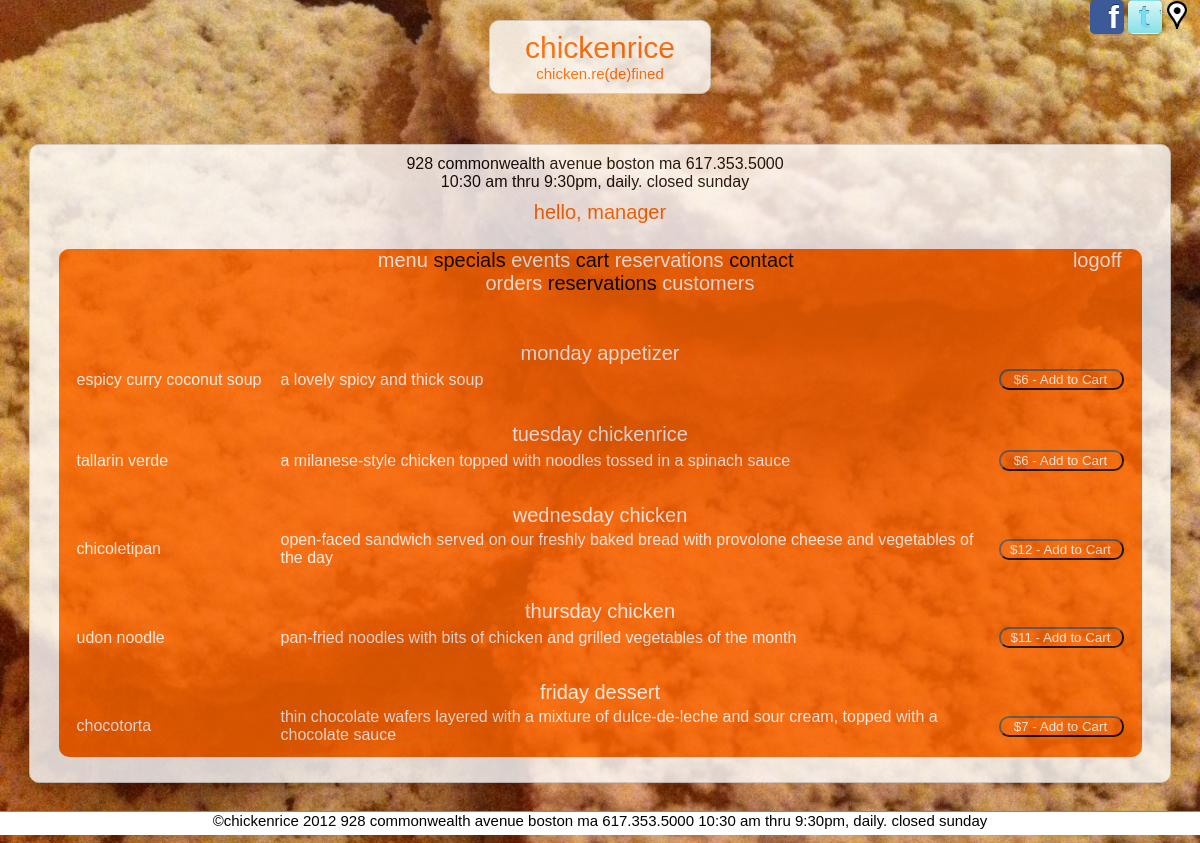
The app's page /specials/index.php (signed in) with its own data.
### tables this page shows
CREATE TABLE IF NOT EXISTS `menu` (
  `id` int(10) NOT NULL AUTO_INCREMENT,
  `menuType` int(10) NOT NULL,
  `foodItem` int(10) NOT NULL,
  `price` int(5) NOT NULL,
  `cost` int(5) NOT NULL,
  `specialDay` varchar(1) NULL,
  PRIMARY KEY (`id`),
  KEY `menuType` (`menuType`),
  KEY `foodItem` (`foodItem`)
);

CREATE TABLE IF NOT EXISTS `menutype` (
  `id` int(10) NOT NULL AUTO_INCREMENT,
  `name` varchar(25) NOT NULL,
  PRIMARY KEY (`id`)
);

CREATE TABLE IF NOT EXISTS `food` (
  `id` int(10) NOT NULL AUTO_INCREMENT,
  `name` varchar(25) NOT NULL,
  `description` varchar(255) NOT NULL,
  `isVegetarian` varchar(1) NOT NULL DEFAULT 'N',
  `imageName` varchar(255) NULL,
  PRIMARY KEY (`id`)
);

### model/database.php (called while the page is built, shortened)
<?php
class Database {
	private static $dsn = 'mysql:host=localhost;dbname=chickenrice';
	private static $username = 'chickenrice';
	private static $password = 'password';
	private static $db;
	public static function getDB () {
		if (!isset(self::$db)) {
			try {
				self::$db = new PDO(self::$dsn,
						self::$username,
						self::$password);
			} catch (PDOException $e) {
				$error_message = $e->getMessage();
				include('../errors/database_error.php');
				exit();
			}
		}
		return self::$db;
	}
}
?>

### model/menu.php (called while the page is built, shortened)
<?php
class Menu{
	private $menuId;
	private $menuType;
	private $foodName;
	private $description;
	private $price;
	private $specialDay;
	public function getMenuId(){
		return $this->menuId;
	}
	public function getMenuType(){
		return $this->menuType;
	}
	public function getFoodName(){
		return $this->foodName;
	}
	public function getDescription(){
		return $this->description;
	}
	public function getPrice(){
		return $this->price;
	}
	public function getSpecialDay(){
		return $this->specialDay;
	}
	public static function getSpecials($db) {
		$sql="SELECT
				m.id as menuId,
				t.name as menuType,
				f.name as foodName,
				f.description as description,
				f.isVegetarian as vegetarian,
				m.price as price,
				m.specialDay as specialday,
				f.imageName as image
				FROM `menu` m JOIN `menutype` t ON m.menuType=t.id
									JOIN `food` f ON m.foodItem=f.id
				WHERE m.specialDay <>'' AND f.name <>'event'";
		$statement= $db->prepare($sql);
		$statement->execute();
		$rows = $statement->fetchAll();
		$menu = array();
		foreach ($rows as $row) {
			$d = new Menu($db);
			$d->init($row);
			array_push($menu,$d);
		}
		return $menu;
	}
	private function init($row){
		$this->menuId = $row['menuId'];
		$this->menuType = $row['menuType'];
		$this->foodName = $row['foodName'];
		$this->description = $row['description'];
		$this->price = $row['price'];
		$this->specialDay = $row['specialday'];
	}
}
?>

### specials/specials.php (the view, shortened to what this page needs)
<?php
include('../include/header.php');
?>
<?php
include('../include/body.php');
?>
<table>
<?php
	$specialDayMap['M']='monday';
	$specialDayMap['T']='tuesday';
	$specialDayMap['W']='wednesday';
	$specialDayMap['R']='thursday';
	$specialDayMap['F']='friday';
	$specialDayMap['S']='saturday';
	foreach($menu as $menuItem){
			$previousType=$menuItem->getMenuType();
			$specialDay=$specialDayMap[$menuItem->getSpecialDay()];
			echo "<tr><td colspan=\"3\" class=\"menuheader\">$specialDay $previousType</td></tr>";
		$foodName=$menuItem->getFoodName();
		$desc=$menuItem->getDescription();
		$price=$menuItem->getPrice();
		$menuId=$menuItem->getMenuId();
		echo "<tr><td class=\"menuitem\"><a href=\"../menu/index.php?action=itemdetail&menuid=$menuId\">$foodName</a></td>";
		echo "<td class=\"menudesc\"><a href=\"../menu/index.php?action=itemdetail&menuid=$menuId\">$desc</a></td>";
		echo "<td><form name=\"addtocart\" method=\"POST\" action=\"../controller/addtocart.php\">";
		echo "  <input type=\"button\" class=\"submitbutton menubutton\" title=\"add $foodName to your cart\" value=\"\$$price - Add to Cart\">";
		echo "  </form></td></tr>";
	}
?>
</table>
<?php include('../include/footer.php'); ?>

### css/styles.css (style rules this page uses)
* { font-family: Arial, sans-serif; }
a { text-decoration: none; }
html { height: 100%; }
body { background-color: #000000; margin: 0; height: 100%; min-height: 100%; padding-bottom: 18px; scrollbar-base-color: #FF6600; scrollbar-arrow-color: #FF6600; scrollbar-DarkShadow-Color: #FF6600; background: url("img/bg/bg-01.jpg") no-repeat fixed center center; filter: progid:DXImageTransform.Microsoft.AlphaImageLoader(src="img/bg/bg-01.jpg", sizingMethod="scale" ); -webkit-background-size: cover; -moz-background-size: cover; -o-background-size: cover; background-size: cover; scrollbar-arrow-color: #FF6600; scrollbar-DarkShadow-Color: #FF6600; }
input { background-color: #FF6600; color: #FFFFFF; padding-left: 5px; }
table { margin-left: auto; margin-right: auto; }
select,input,#innerframe,#outerframe,#logo,textarea,fieldset, #cartcount, .menuimage { -webkit-border-radius: 10px; -moz-border-radius: 10px; -khtml-border-radius: 10px; border-radius: 10px; }
input,select,option,textarea { background-color: #FFFFFF; color: #FF6600; }
input[type="submit"],input[type="reset"],input[type="button"] { background-color: #FF6600; color: #FFFFFF; }
.menuheader { text-align: center; font-size: 20px; margin-bottom: 20px; margin-top: 20px; color: #FFFFFF; }
.menubutton { width: 125px; }
.menuitem { width: 200px; color: #FFFFFF; }
.menuitem a,.menudesc a { color: #FFFFFF; }
.menudesc { color: #FFFFFF; }
tr>td.menuheader { padding-top: 30px; }

### records on screen
menu: specialDay "monday", menuType.name "appetizer", foodItem.name "espicy curry coconut soup", foodItem.description "a lovely spicy and thick soup", price "$6 - Add to Cart"
menu: specialDay "tuesday", menuType.name "chickenrice", foodItem.name "tallarin verde", foodItem.description "a milanese-style chicken topped with noodles tossed in a spinach sauce", price "$6 - Add to Cart"
menu: specialDay "wednesday", menuType.name "chicken", foodItem.name "chicoletipan", foodItem.description "open-faced sandwich served on our freshly baked bread with provolone cheese and vegetables of the day", price "$12 - Add to Cart"
menu: specialDay "thursday", menuType.name "chicken", foodItem.name "udon noodle", foodItem.description "pan-fried noodles with bits of chicken and grilled vegetables of the month", price "$11 - Add to Cart"
menu: specialDay "friday", menuType.name "dessert", foodItem.name "chocotorta", foodItem.description "thin chocolate wafers layered with a mixture of dulce-de-leche and sour cream, topped with a chocolate sauce", price "$7 - Add to Cart"

### other values on screen
$firstName "manager"
